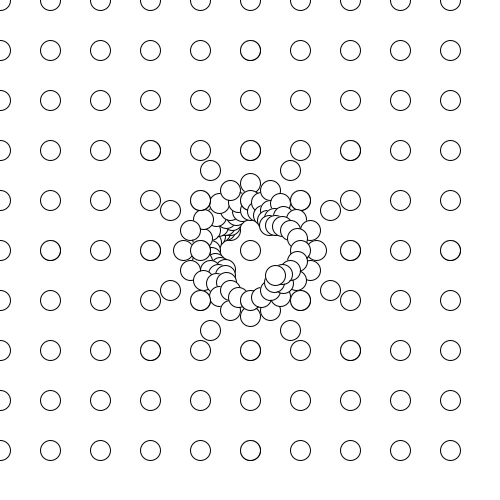
Frame 1 (no input)
Frame 60 (the mouse pressed at the canvas centre just before this capture): identical to frame 1, image omitted
Frame 120 (the mouse held since frame 60 and released just before this capture): identical to frame 1, image omitted

The Processing sketch that drew this single still picture (run headless with seeded random() and noise(); from frame 60 on, the mouse is pressed at the canvas centre):

// Processing sketch: Inversion_in_Circle
// ── Inversion_in_Circle.pde
float r = 100;

void setup(){
  size(500, 500);
  background(255);
  PVector o = new PVector(width/2, height/2);
  for(float x = 0; x < width; x+=50){
    for(float y = 0; y < height; y+=50){
      PVector sP = new PVector(x, y);
        ellipse(x, y, 20, 20);
        PVector inved = mobiusInverse(o, r, sP);
        ellipse(inved.x, inved.y, 20, 20);
        //PVector invinved = mobiusInverse(o, r, inved);
        //ellipse(invinved.x, invinved.y, 20, 20);
    }
  }
  //ellipse(width/2, height/2, 200, 200);
}

void draw(){
}

PVector mobiusInverse(PVector o, float r, PVector p){
  PVector d = PVector.sub(p, o);
  float a = r * r / d.magSq();
  return new PVector(a * d.x + o.x, a * d.y + o.y);
}

PVector mobiusInverseInv(PVector o, float r, PVector p){
  PVector d = PVector.sub(p, o);
  float a = r * r / d.magSq();
  return new PVector(a * d.x + o.x, a * d.y + o.y);
}
